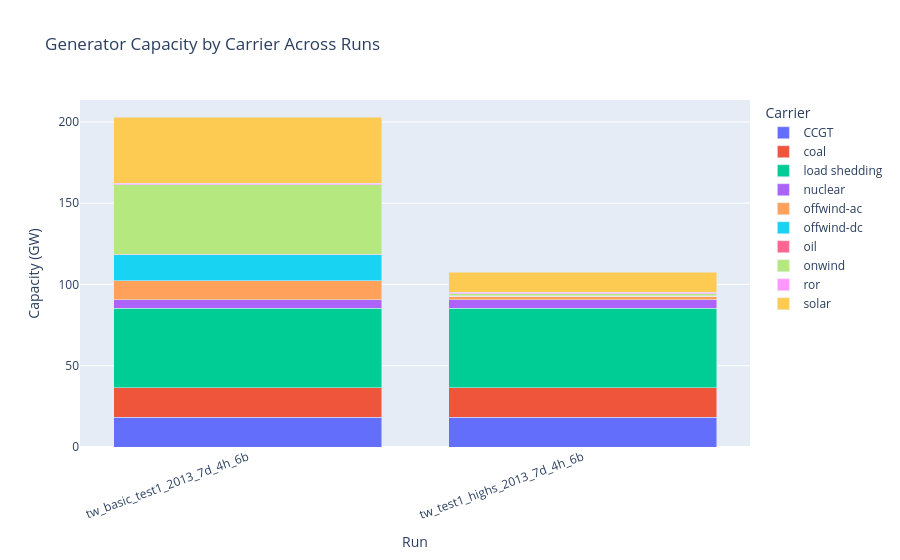

Source (notebook cell):
### Markdown cell above
## Model Outputs

### Capacity Mix

This shows optimized installed generator capacity by carrier. When optimized capacity is unavailable for fixed generators, the notebook falls back to nominal capacity.

### Code cell
capacity_compare_df, capacity_df = build_capacity_comparison(run_networks)
display(capacity_compare_df)

plot_capacity_comparison(capacity_df).show()

### Figure 1 — Plotly figure (JSON) as saved in the notebook; plotly's stock layout.template omitted (floating-point values rounded to 4 significant figures)
{"data": [{"hovertemplate": "Carrier=CCGT<br>Run=%{x}<br>Capacity (GW)=%{y}<extra></extra>", "legendgroup": "CCGT", "marker": {"color": "#636efa", "pattern": {"shape": ""}}, "name": "CCGT", "orientation": "v", "showlegend": true, "textposition": "auto", "type": "bar", "x": ["tw_basic_test1_2013_7d_4h_6b", "tw_test1_highs_2013_7d_4h_6b"], "xaxis": "x", "y": [18.32, 18.32], "yaxis": "y"}, {"hovertemplate": "Carrier=coal<br>Run=%{x}<br>Capacity (GW)=%{y}<extra></extra>", "legendgroup": "coal", "marker": {"color": "#EF553B", "pattern": {"shape": ""}}, "name": "coal", "orientation": "v", "showlegend": true, "textposition": "auto", "type": "bar", "x": ["tw_basic_test1_2013_7d_4h_6b", "tw_test1_highs_2013_7d_4h_6b"], "xaxis": "x", "y": [18.24, 18.24], "yaxis": "y"}, {"hovertemplate": "Carrier=load shedding<br>Run=%{x}<br>Capacity (GW)=%{y}<extra></extra>", "legendgroup": "load shedding", "marker": {"color": "#00cc96", "pattern": {"shape": ""}}, "name": "load shedding", "orientation": "v", "showlegend": true, "textposition": "auto", "type": "bar", "x": ["tw_basic_test1_2013_7d_4h_6b", "tw_test1_highs_2013_7d_4h_6b"], "xaxis": "x", "y": [48.72, 48.72], "yaxis": "y"}, {"hovertemplate": "Carrier=nuclear<br>Run=%{x}<br>Capacity (GW)=%{y}<extra></extra>", "legendgroup": "nuclear", "marker": {"color": "#ab63fa", "pattern": {"shape": ""}}, "name": "nuclear", "orientation": "v", "showlegend": true, "textposition": "auto", "type": "bar", "x": ["tw_basic_test1_2013_7d_4h_6b", "tw_test1_highs_2013_7d_4h_6b"], "xaxis": "x", "y": [5.318, 5.318], "yaxis": "y"}, {"hovertemplate": "Carrier=offwind-ac<br>Run=%{x}<br>Capacity (GW)=%{y}<extra></extra>", "legendgroup": "offwind-ac", "marker": {"color": "#FFA15A", "pattern": {"shape": ""}}, "name": "offwind-ac", "orientation": "v", "showlegend": true, "textposition": "auto", "type": "bar", "x": ["tw_basic_test1_2013_7d_4h_6b", "tw_test1_highs_2013_7d_4h_6b"], "xaxis": "x", "y": [11.71, 2.216], "yaxis": "y"}, {"hovertemplate": "Carrier=offwind-dc<br>Run=%{x}<br>Capacity (GW)=%{y}<extra></extra>", "legendgroup": "offwind-dc", "marker": {"color": "#19d3f3", "pattern": {"shape": ""}}, "name": "offwind-dc", "orientation": "v", "showlegend": true, "textposition": "auto", "type": "bar", "x": ["tw_basic_test1_2013_7d_4h_6b", "tw_test1_highs_2013_7d_4h_6b"], "xaxis": "x", "y": [15.93, 0.0], "yaxis": "y"}, {"hovertemplate": "Carrier=oil<br>Run=%{x}<br>Capacity (GW)=%{y}<extra></extra>", "legendgroup": "oil", "marker": {"color": "#FF6692", "pattern": {"shape": ""}}, "name": "oil", "orientation": "v", "showlegend": true, "textposition": "auto", "type": "bar", "x": ["tw_basic_test1_2013_7d_4h_6b", "tw_test1_highs_2013_7d_4h_6b"], "xaxis": "x", "y": [0.2779, 0.2779], "yaxis": "y"}, {"hovertemplate": "Carrier=onwind<br>Run=%{x}<br>Capacity (GW)=%{y}<extra></extra>", "legendgroup": "onwind", "marker": {"color": "#B6E880", "pattern": {"shape": ""}}, "name": "onwind", "orientation": "v", "showlegend": true, "textposition": "auto", "type": "bar", "x": ["tw_basic_test1_2013_7d_4h_6b", "tw_test1_highs_2013_7d_4h_6b"], "xaxis": "x", "y": [42.89, 1.105], "yaxis": "y"}, {"hovertemplate": "Carrier=ror<br>Run=%{x}<br>Capacity (GW)=%{y}<extra></extra>", "legendgroup": "ror", "marker": {"color": "#FF97FF", "pattern": {"shape": ""}}, "name": "ror", "orientation": "v", "showlegend": true, "textposition": "auto", "type": "bar", "x": ["tw_basic_test1_2013_7d_4h_6b", "tw_test1_highs_2013_7d_4h_6b"], "xaxis": "x", "y": [1.0, 1.0], "yaxis": "y"}, {"hovertemplate": "Carrier=solar<br>Run=%{x}<br>Capacity (GW)=%{y}<extra></extra>", "legendgroup": "solar", "marker": {"color": "#FECB52", "pattern": {"shape": ""}}, "name": "solar", "orientation": "v", "showlegend": true, "textposition": "auto", "type": "bar", "x": ["tw_basic_test1_2013_7d_4h_6b", "tw_test1_highs_2013_7d_4h_6b"], "xaxis": "x", "y": [40.43, 12.42], "yaxis": "y"}], "layout": {"barmode": "stack", "legend": {"title": {"text": "Carrier"}, "tracegroupgap": 0}, "title": {"text": "Generator Capacity by Carrier Across Runs"}, "xaxis": {"anchor": "y", "domain": [0, 1], "tickangle": -20, "title": {"text": "Run"}}, "yaxis": {"anchor": "x", "domain": [0, 1], "title": {"text": "Capacity (GW)"}}}}
